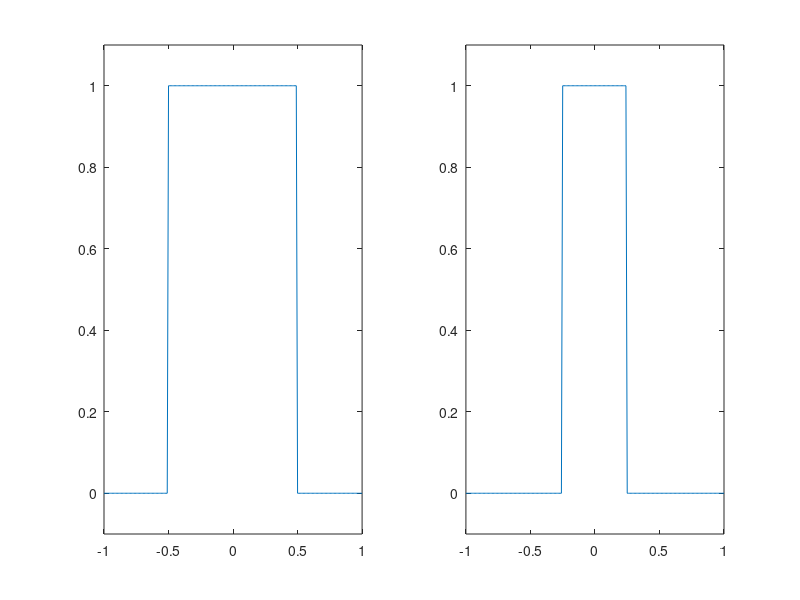

Write the MATLAB code that produced this figure.
t = -1:0.01:1;
w=0.5;
y= rectpuls(t)
y1= rectpuls (t,w);
subplot(121);
plot(t,y);
axis([-1 1 -0.1 1.1])
subplot(122);
plot(t,y1);
axis([-1 1 -0.1 1.1])
